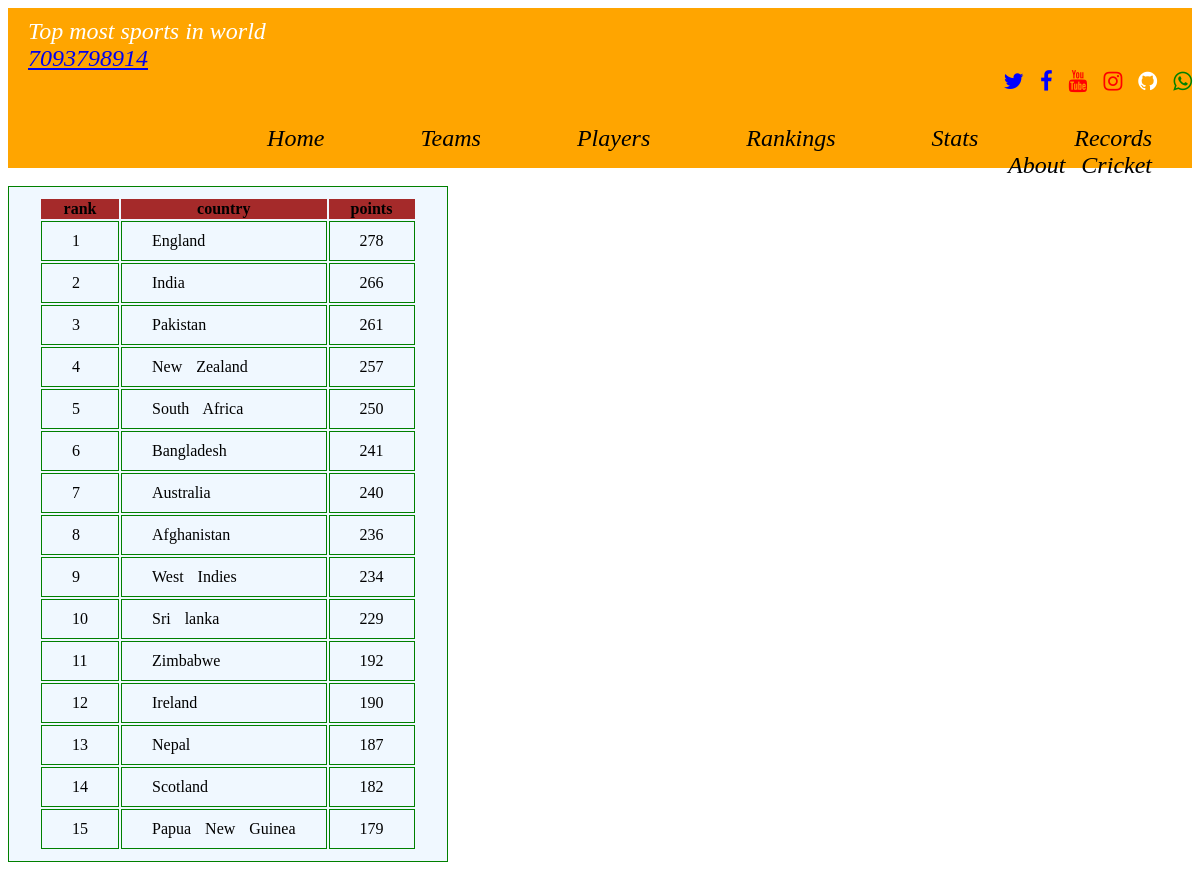
/web/icc_t20_team, run on the app's committed database.
### web/models.py (models this page shows)
class TRankings(models.Model):
    rank=models.IntegerField()
    country=models.CharField(max_length=80)
    points=models.IntegerField()

### web/views.py (the view)
# urls.py: path('icc_t20_team',views.icc_t20_team,name='icc_t20_team'),
def icc_t20_team(request):
    ku=TRankings.objects.all
    return render(request,'web/icc_t20_team.html',{'access_records':ku})

### template/web/icc_t20_team.html (shortened to what this page needs)
<!DOCTYPE html>
{% extends "web/all.html" %}
{% load static %}
{% block body_block %}
<body >
    <div class="body">
         <table>
         <div class="dhana">
                <tr>
                  <th colspan="0">rank</th>
                  <th colspan="1">country</th>
                  <th colspan="1">points</th>
                </tr>
                {% for acc in access_records %}
                <tr>
                  <td>{{ acc.rank }}</td>
                  <td>{{ acc.country }}</td>
                  <td>{{ acc.points }}</td>
                </tr>
                {% endfor %}
    </div></table>
        {% endblock %}

### static/images/css/style.css (style rules this page uses)
table,td { border: 1px solid green; background-color: aliceblue; word-spacing: 10px; padding: 10px 30px 10px 30px; color: black; }
th { background-color: brown; }

### data on the page
TRankings: rank "1", country "England", points "278"
TRankings: rank "2", country "India", points "266"
TRankings: rank "3", country "Pakistan", points "261"
TRankings: rank "4", country "New Zealand", points "257"
TRankings: rank "5", country "South Africa", points "250"
TRankings: rank "6", country "Bangladesh", points "241"
TRankings: rank "7", country "Australia", points "240"
TRankings: rank "8", country "Afghanistan", points "236"
TRankings: rank "9", country "West Indies", points "234"
TRankings: rank "10", country "Sri lanka", points "229"
TRankings: rank "11", country "Zimbabwe", points "192"
TRankings: rank "12", country "Ireland", points "190"
TRankings: rank "13", country "Nepal", points "187"
TRankings: rank "14", country "Scotland", points "182"
TRankings: rank "15", country "Papua New Guinea", points "179"
